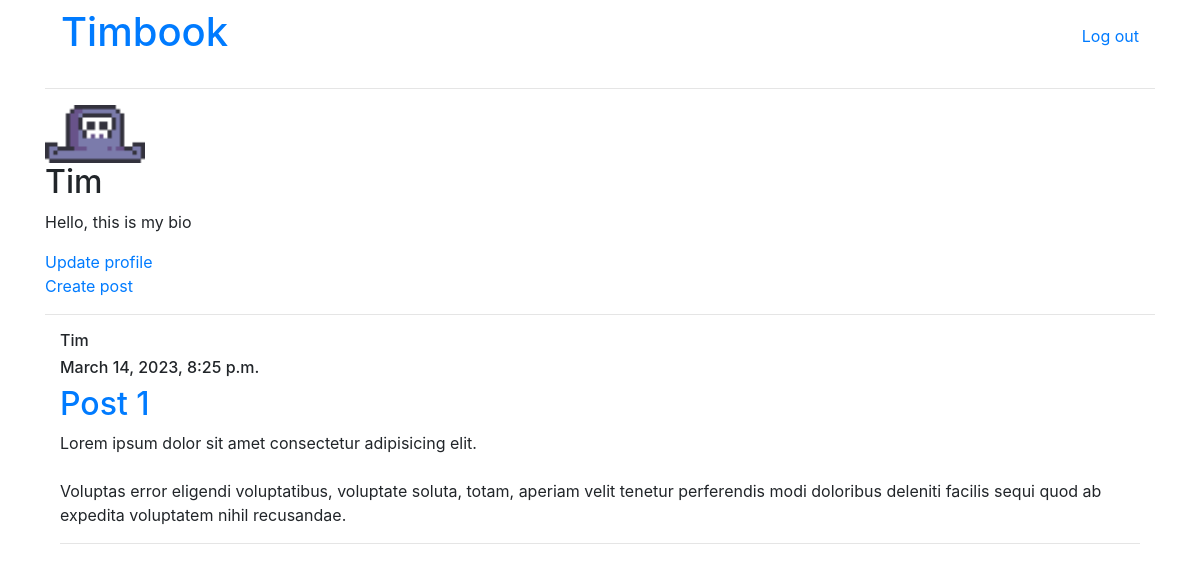
Page /users/Tim/ (signed in) on the committed database.
### users/models.py (models this page shows, shortened)
class Profile(models.Model):
    user = models.OneToOneField(User, on_delete=models.CASCADE)
    image = models.ImageField(default="default.jpg", upload_to="profile_pics")
    bio = models.TextField(blank=True)

### newsfeed/models.py (models this page shows, shortened)
class Post(models.Model):
    author = models.ForeignKey(User, on_delete=models.CASCADE)
    title = models.CharField(max_length=100)
    content = models.TextField()
    date_posted = models.DateTimeField(default=timezone.now)

### users/views.py (the view)
# urls.py: path('<str:username>/', UserPostListView.as_view(), name="profile"),
class UserPostListView(ListView):
    model = Post
    template_name = "users/profile.html"
    context_object_name = "posts"
    def get_queryset(self):
        user = get_object_or_404(User, username=self.kwargs.get('username'))
        return Post.objects.filter(author=user).order_by('-date_posted')
    def get_context_data(self, **kwargs):
        context = super().get_context_data(**kwargs)
        username = self.kwargs['username']
        user = get_object_or_404(User, username=username)
        context['profile_user'] = user
        return context

### users/templates/users/profile.html
{%  extends "newsfeed/layout.html" %}
{% block body %}
    <div class="navbar">
        <a href="{% url 'newsfeed:main' %}"><h1>Timbook</h1></a>
        <a href="{% url 'users:logout' %}">Log out</a>
    </div>
    <hr>
    <img src="{{ profile_user.profile.image.url }}" width="100px">
    <h2>{{ profile_user.username }}</h2>
    <p>{{ profile_user.profile.bio|linebreaksbr|add:' '|safe }}</p>
    {% if profile_user == user %}
        <a href="{% url 'users:profile_update' user.username%}">Update profile</a><br>
        <a href="{% url 'newsfeed:post_create' %}">Create post</a>
    {% endif %}
    <hr>
    {% for post in posts %}
        <div class="container">
            <h6>{{ post.author }}</h6>
            <h6>{{ post.date_posted }}</h6>
            <a href="{% url 'newsfeed:post_detail' post.id %}"><h2>{{ post.title }}</h2></a>
            <p>{{ post.content|linebreaksbr|add:' '|safe }}</p>
            <hr>
        </div>
    {% endfor %}
{% endblock %}

### rows in the picture
Post: author "Tim", date_posted "March 14, 2023, 8:25 p.m.", title "Post 1", content|add "Lorem ipsum dolor sit amet consectetur adipisicing elit. Voluptas error eligendi voluptatibus, voluptate soluta, totam, aperiam velit tenetur perferendis modi doloribus deleniti facilis sequi quod ab expedita voluptatem nihil recusandae."

### other values in the picture
{{ profile_user.username }} "Tim"
{{ profile_user.profile.bio|linebreaksbr|add:' '|safe }} "Hello, this is my bio"
